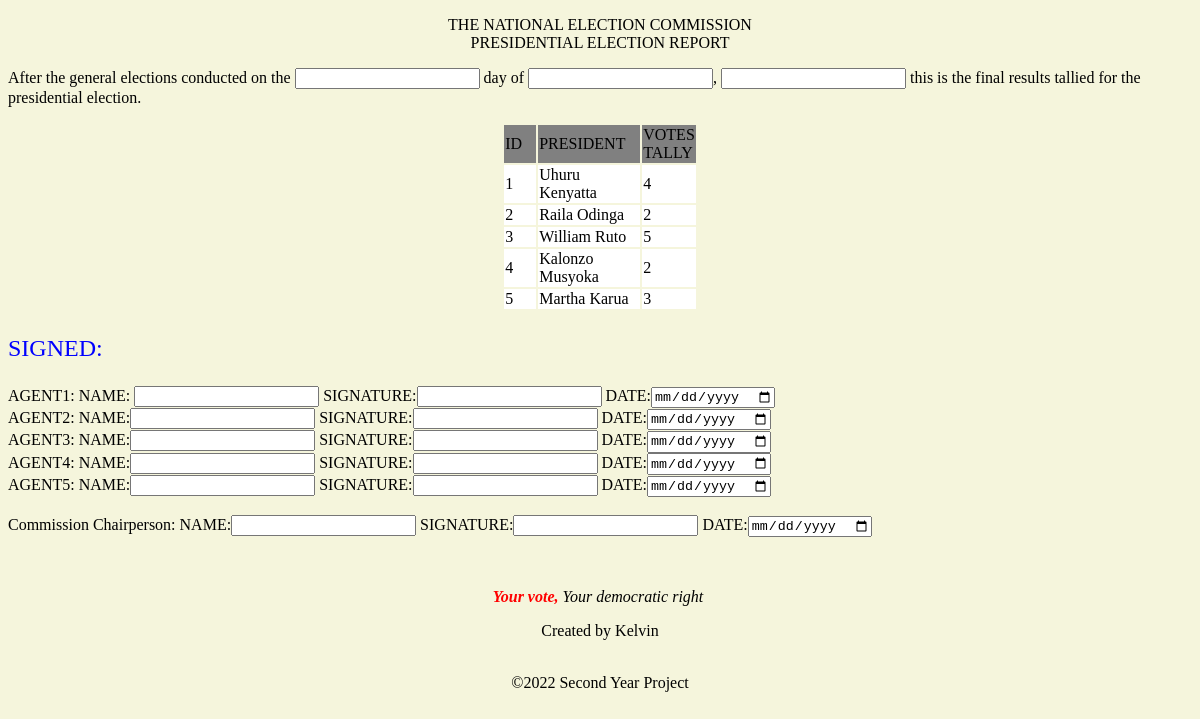
The app's page /reports/president.php with its own data.
### tables this page shows
CREATE TABLE `president` (
  `candidate_id` int(100) NOT NULL,
  `firstname` varchar(100) NOT NULL,
  `votecount` int(100) NOT NULL DEFAULT 0
);

### reports/president.php (the view, shortened to what this page needs)
<!DOCTYPE html>
<html lang="en">
<head>
	<link rel="stylesheet" href="../admin/style.css">
</head>
<body class="profile">
     <center><p>THE NATIONAL ELECTION COMMISSION <br>PRESIDENTIAL ELECTION REPORT</p></center>
     <div>
     <p>After the general elections conducted on the <input type="text"> day of <input type="text">, <input type="text"> this is the final results tallied for the presidential election.</p>
     <?php
			include "../voter/database.php";
			$member = mysqli_query($con, 'SELECT * FROM president WHERE candidate_id NOT IN (6)' );
			if (mysqli_num_rows($member)== 0 ) {
				echo '<font color="red">No results found</font>';
			}
			else {
				echo '<center><table><tr bgcolor="grey">
			<td width="30px">ID</td>
			<td width="100px">PRESIDENT</td>
			<td width="30px">VOTES TALLY</td>
			</tr>';
			while($mb=mysqli_fetch_object($member))
					{
						$id=$mb->candidate_id;
						$name=$mb->firstname;
						$vote=$mb->votecount;
						echo '<tr bgcolor="white">';
				echo '<td>'.$id.'</td>';
				echo '<td>'.$name.'</td>';
				echo '<td>'.$vote.'</td>';
				echo "</tr>";
					}
					echo'</table></center>';
				}
			?>
	</div>
<div><p style="color: blue; font-size:x-large">SIGNED:</p></div>
<div>AGENT1: NAME: <input type="text"> SIGNATURE:<input type="text">  DATE:<input type="date"></div>
<div>AGENT2: NAME:<input type="text">  SIGNATURE:<input type="text">  DATE:<input type="date"></div>
<div>AGENT3: NAME:<input type="text">  SIGNATURE:<input type="text">  DATE:<input type="date"></div>
<div>AGENT4: NAME:<input type="text">  SIGNATURE:<input type="text">  DATE:<input type="date"></div>
<div>AGENT5: NAME:<input type="text">  SIGNATURE:<input type="text">  DATE:<input type="date"></div>
<br>
<div>Commission Chairperson: NAME:<input type="text">  SIGNATURE:<input type="text">  DATE:<input type="date"></div>
<br><br>
<div style="margin-top: 15px;">
<?php include "../voter/footer.php" ?>
</body>
</html>

### admin/style.css (style rules this page uses)
.profile { background-image: url("ack.jpg"); background-color: beige; background-repeat: no-repeat; background-size: cover; }

### records on screen
president: candidate_id "1", firstname "Uhuru Kenyatta", votecount "4"
president: candidate_id "2", firstname "Raila Odinga", votecount "2"
president: candidate_id "3", firstname "William Ruto", votecount "5"
president: candidate_id "4", firstname "Kalonzo Musyoka", votecount "2"
president: candidate_id "5", firstname "Martha Karua", votecount "3"
